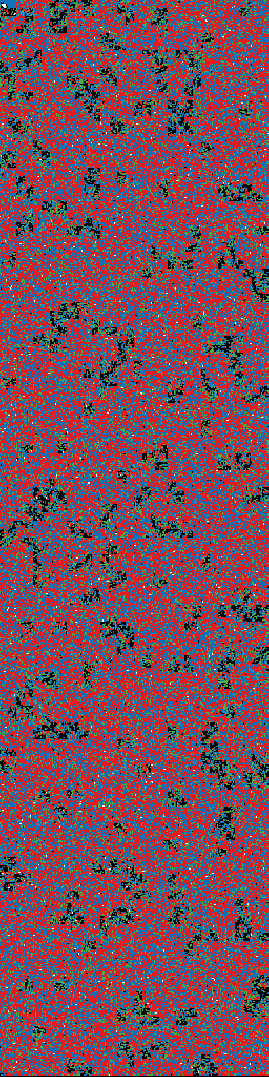
#> input picture try/npic/AIM_Chat_00000_20150723011511.png, 269 x 1077 px, found by its file name; its folder holds only this picture in this run
$ python image_preprocess.py
#> lines starting #> are read from the running program, lines starting #| are printed output that depends on the picture
import numpy as np
import os
import cv2.cv2 as cv2
class processor:
    def __init__(self,_tw=224,_th=224):
#> further down, img is the input picture: shape (1077, 269, 3); mean B, G, R 89.7, 76.7, 118.7
        self.__target_width=_tw
        self.__target_height=_th
    def change_target(self,_tw,_th):
        self.__target_width=_tw
        self.__target_height=_th
    def adjust(self,img):
        #把图片进行缩放处理
        #但不仅仅只是长宽一起缩放
        #而是先根据目标长宽比切割
        #然后缩放
        #保证不失真
        wn,wh=self.__get_slice(img.shape[1],img.shape[0])
#> wn = 269; wh = 269
        img=self.__slice_img(img,wn,wh)
        img=self.__resize(img)
        return img

    #1：计算原图应该留下的部分
    def __get_slice(self,_width,_height):
        #比较哪个缩放倍数更小
        wscale=_width/self.__target_width
        hscale=_height/self.__target_height
        if wscale<hscale:
            scale=wscale
        else:
            scale=hscale
        #四舍五入到整数
        wn=round(scale*self.__target_width)
        wh=round(scale*self.__target_height)
        return wn,wh

    #2：原图居中，切割掉多余的边缘部分
    def __slice_img(self,img,slicew,sliceh):
#> called with slicew = 269, sliceh = 269
        midw=img.shape[1]/2
#> midw = 134.5
        midh=img.shape[0]/2
#> midh = 538.5
        wl=round(midw-slicew/2)
#> wl = 0
        wh=round(midw+slicew/2)
#> wh = 269
        hl=round(midh-sliceh/2)
#> hl = 404
        hh=round(midh+sliceh/2)
#> hh = 673
        return img[hl:hh,wl:wh,:]
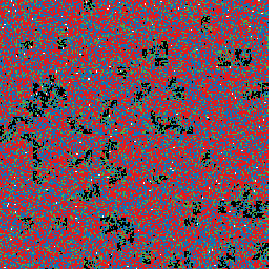
#> returned value: shape (269, 269, 3); mean of channels 0, 1, 2 90.1, 76.8, 118.4; drawn as B, G, R

    #3: 缩放
    def __resize(self,img):
        return cv2.resize(img,(self.__target_width,self.__target_height))
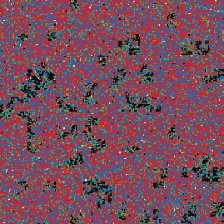
#> returned value: shape (224, 224, 3); mean of channels 0, 1, 2 90, 76.7, 118.3; drawn as B, G, R


folder = 'D:\\b\\sample\\npic'    #根据配置修改路径
for root, dirs, files in os.walk(folder):
    for file in files:
        print(file)
        pr=processor()
        target_width=512
        target_height=512
        img_path=folder+'\\'+file
        img=cv2.imread(img_path)
        img=pr.adjust(img)
        cv2.imwrite(img_path, img)

$ run again, on try/npic/browsing2-1_00001_20160224015457.png
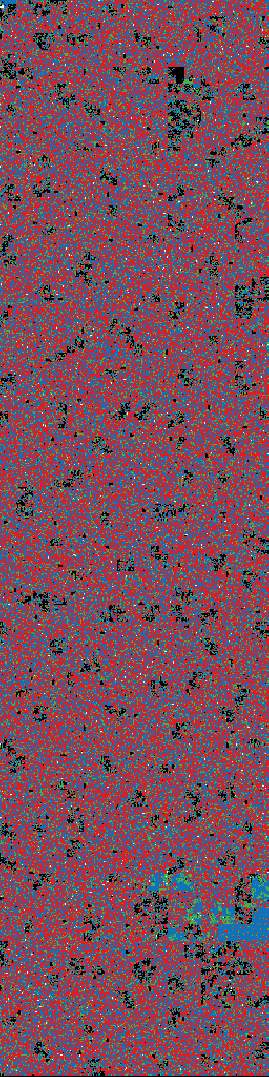
#> input picture try/npic/browsing2-1_00001_20160224015457.png, 269 x 1077 px, found by its file name
#> img is the input picture: shape (1077, 269, 3); mean B, G, R 90.5, 76.1, 120.4
#> in __slice_img, `return img[hl:hh,wl:wh,:]`:
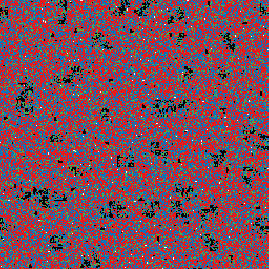
#> returned value: shape (269, 269, 3); mean of channels 0, 1, 2 90.5, 75.8, 122; drawn as B, G, R
#> in __resize, `return cv2.resize(img,(self.__target_width,self.__target_height))`:
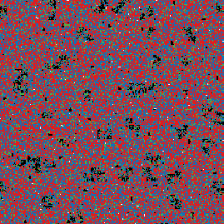
#> returned value: shape (224, 224, 3); mean of channels 0, 1, 2 90.4, 75.7, 121.9; drawn as B, G, R

$ run again, on try/npic/browsing2-1_00002_20160224015458.png
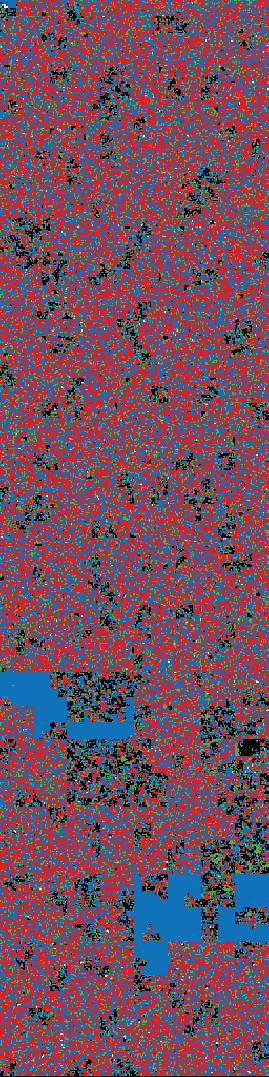
#> input picture try/npic/browsing2-1_00002_20160224015458.png, 269 x 1077 px, found by its file name
#> img is the input picture: shape (1077, 269, 3); mean B, G, R 92.4, 76.8, 112.8
#> in __slice_img, `return img[hl:hh,wl:wh,:]`:
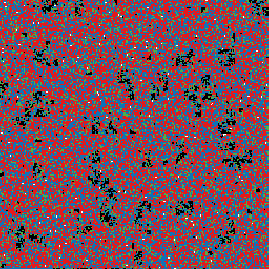
#> returned value: shape (269, 269, 3); mean of channels 0, 1, 2 91.1, 77.1, 119.9; drawn as B, G, R
#> in __resize, `return cv2.resize(img,(self.__target_width,self.__target_height))`:
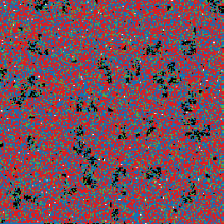
#> returned value: shape (224, 224, 3); mean of channels 0, 1, 2 91, 77, 119.8; drawn as B, G, R

$ run again, on try/npic/browsing2-1_00003_20160224015518.png
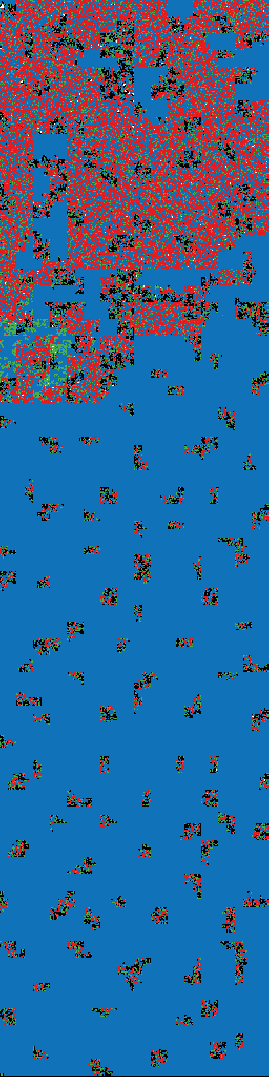
#> input picture try/npic/browsing2-1_00003_20160224015518.png, 269 x 1077 px, found by its file name
#> img is the input picture: shape (1077, 269, 3); mean B, G, R 149.7, 100.4, 46.9
#> in __slice_img, `return img[hl:hh,wl:wh,:]`:
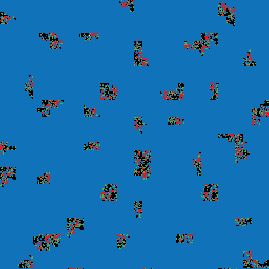
#> returned value: shape (269, 269, 3); mean of channels 0, 1, 2 173.6, 110, 20.8; drawn as B, G, R
#> in __resize, `return cv2.resize(img,(self.__target_width,self.__target_height))`:
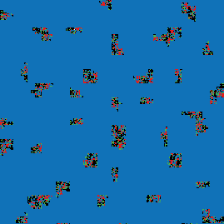
#> returned value: shape (224, 224, 3); mean of channels 0, 1, 2 173.6, 110, 20.7; drawn as B, G, R

$ run again, on try/npic/AIM_Chat_00001_20150723012236.png
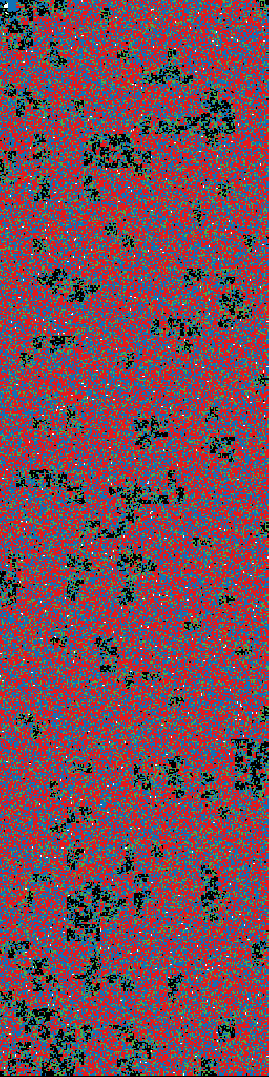
#> input picture try/npic/AIM_Chat_00001_20150723012236.png, 269 x 1077 px, found by its file name
#> img is the input picture: shape (1077, 269, 3); mean B, G, R 89.3, 76.2, 119.1
#> in __slice_img, `return img[hl:hh,wl:wh,:]`:
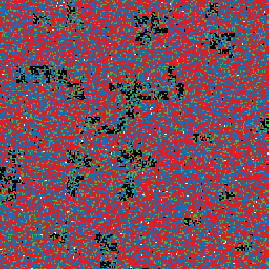
#> returned value: shape (269, 269, 3); mean of channels 0, 1, 2 89.8, 76.1, 121.2; drawn as B, G, R
#> in __resize, `return cv2.resize(img,(self.__target_width,self.__target_height))`:
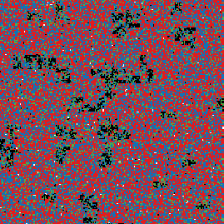
#> returned value: shape (224, 224, 3); mean of channels 0, 1, 2 89.7, 76.1, 121.1; drawn as B, G, R
